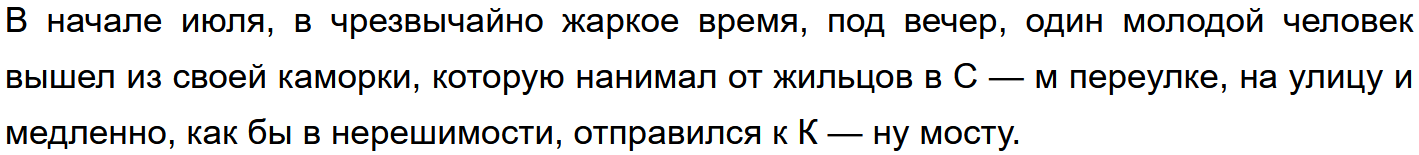
#> input picture rwords.png, 1419 x 155 px
$ python main.py
#> lines starting #> are read from the running program, lines starting #| are printed output that depends on the picture
from skimage import graph
from skimage import data, segmentation, color, filters, io
from matplotlib import pyplot as plt

import skimage as ski
import os
#filename = os.path.join(ski.data_dir, 'rwords.png')

img = ski.io.imread('rwords.png')[:,:,:3]
gimg = color.rgb2gray(img)

labels = segmentation.slic(img, compactness=30, n_segments=400, start_label=1)
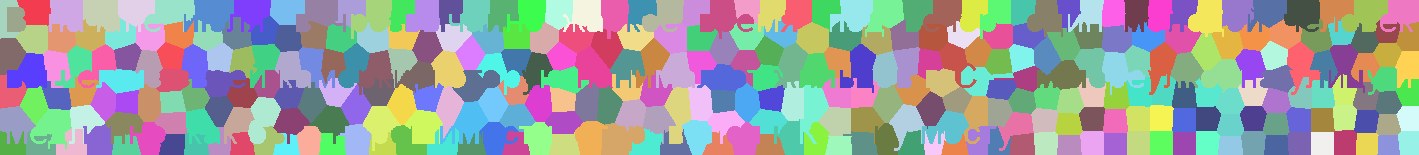
#> labels: shape (155, 1419) int64; 333 distinct labels, from 1 to 333; one colour per label, 0 black
edges = filters.sobel(gimg)
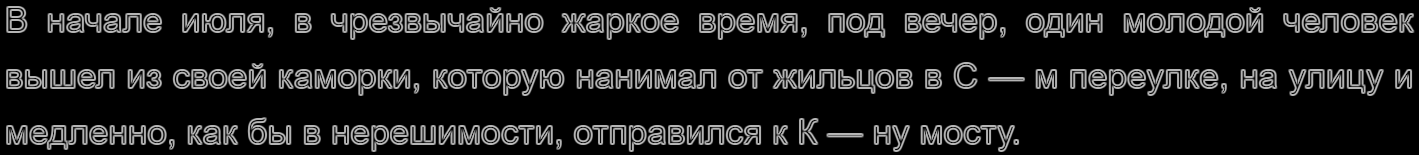
#> edges: shape (155, 1419) float64; min 0, max 0.77, mean 0.107
edges_rgb = color.gray2rgb(edges)

g = graph.rag_boundary(labels, edges)
lc = graph.show_rag(labels, g, edges_rgb, img_cmap=None, edge_cmap='viridis',
                    edge_width=1.2)

plt.colorbar(lc, fraction=0.03)
io.show()
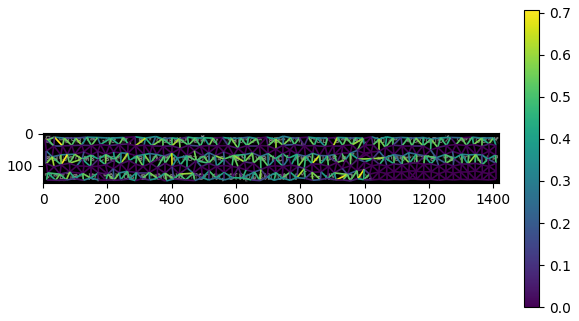
#> figure drawn by matplotlib, 2 panels

$ run again, with abc.PNG copied over rwords.png
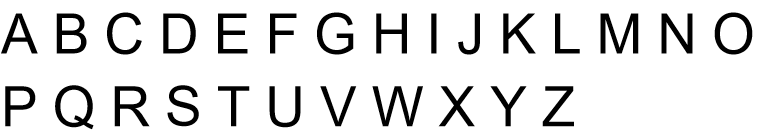
#> input picture abc.PNG, 762 x 137 px
#> `labels = segmentation.slic(img, compactness=30, n_segments=400, start_..`:
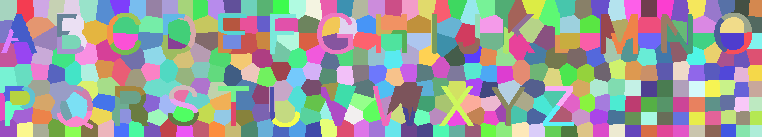
#> labels: shape (137, 762) int64; 400 distinct labels, from 1 to 400; one colour per label, 0 black
#> `io.show()`:
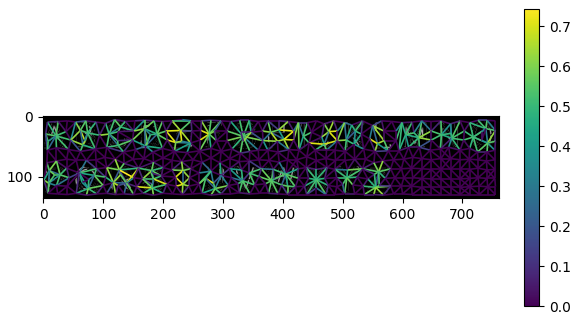
#> figure drawn by matplotlib, 2 panels
